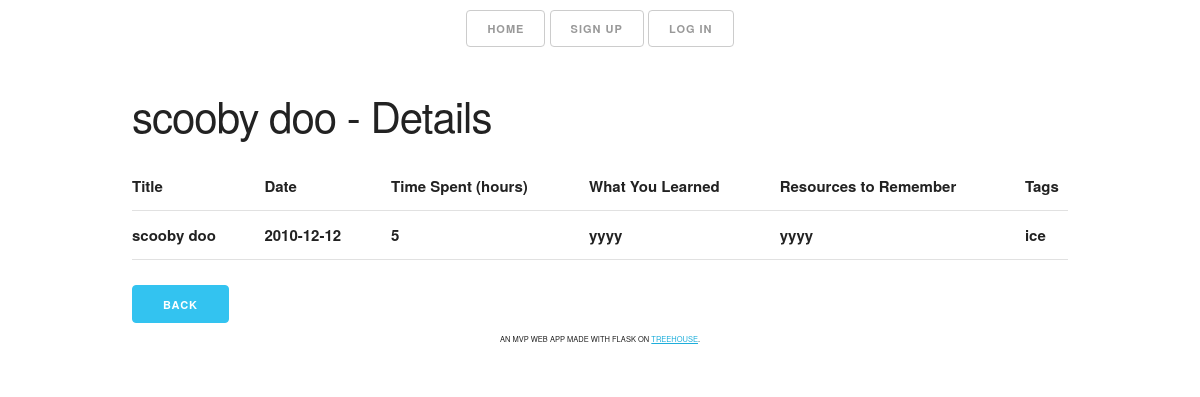
The page /entries/scooby-doo on the database its author committed.
### models.py (models this page shows, shortened)
class BaseModel(Model):
    class Meta:
        database = database

class Entry(BaseModel):
    user = ForeignKeyField(User, backref='entries')
    title = CharField()
    slug = CharField(unique=True)
    entry_date = DateField(default=datetime.date.today(), index=True)
    time_spent = IntegerField()
    what_you_learned = TextField()
    to_remember = TextField()

class Tag(BaseModel):
    entry_tag = ForeignKeyField(Entry, backref='tags')
    tag = CharField()

### app.py (the view)
@app.route('/entries/<slug>')
def details(slug):
    entry = models.Entry.select().filter(slug=slug)
    entry_id = models.Entry.select(models.Entry.id).where(models.Entry.slug==slug).get()
    tag = models.Tag.select().join(models.Entry).where(models.Tag.entry_tag==entry_id).order_by(models.Tag.tag)
    if not entry:
        abort(404)
    else:
        return render_template('detail.html', entry=entry, tag=tag)

### app.py (called while the page is built)
@app.before_request
def _db_connect():
    models.database.connect()

@app.teardown_request
def _db_close(response):
    if not models.database.is_closed():
        models.database.close()
    return response

### templates/detail.html (shortened to what this page needs)
{% extends 'layout.html' %}
{% block content %}
{% for item in entry %}
<h2>{{ item.title }} - Details</h2>
        <table class="u-full-width">
          <thead>
            <tr>
                <th>Title</th>
                <th>Date</th>
                <th>Time Spent (hours)</th>
                <th>What You Learned</th>
                <th>Resources to Remember</th>
                <th>Tags</th>
            </tr>
          </thead>
          <tbody>
          <tr>
              <th>{{ item.title }}</th>
              <th>{{ item.entry_date }}</th>
              <th>{{ item.time_spent }}</th>
              <th>{{ item.what_you_learned }}</th>
              <th>{{ item.to_remember }}</th>
              <th>{% for word in tag %} {{ word.tag }} {% endfor %}</th>
          </tr>
          </tbody>
        </table>
<div class="grid-25">
    <div class="u-full-width">
        <button type="button" class="button-primary" onclick="parent.location='http://0.0.0.0:8000/entries'">Back</button>
    </div>
{% endfor %}
{% endblock %}

### static/css/skeleton.css (style rules this page uses)
html { font-size: 62.5%; }
body { font-size: 1.5em; line-height: 1.6; font-weight: 400; font-family: "Raleway", "HelveticaNeue", "Helvetica Neue", Helvetica, Arial, sans-serif; color: #222; }
h1, h2, h3, h4, h5, h6 { margin-top: 0; margin-bottom: 2rem; font-weight: 300; }
h2 { font-size: 3.6rem; line-height: 1.25; letter-spacing: -.1rem; }
@media (min-width: 550px) { h2 { font-size: 4.2rem; } }
.button, button, input[type="submit"], input[type="reset"], input[type="button"] { display: inline-block; height: 38px; padding: 0 30px; color: #555; text-align: center; font-size: 11px; font-weight: 600; line-height: 38px; letter-spacing: .1rem; text-transform: uppercase; text-decoration: none; white-space: nowrap; background-color: transparent; border-radius: 4px; border: 1px solid #bbb; cursor: pointer; box-sizing: border-box; }
.button.button-primary, button.button-primary, input[type="submit"].button-primary, input[type="reset"].button-primary, input[type="button"].button-primary { color: #FFF; background-color: #33C3F0; border-color: #33C3F0; }
th, td { padding: 12px 15px; text-align: left; border-bottom: 1px solid #E1E1E1; }
th:first-child, td:first-child { padding-left: 0; }
th:last-child, td:last-child { padding-right: 0; }
button, .button { margin-bottom: 1rem; }
pre, blockquote, dl, figure, table, p, ul, ol, form { margin-bottom: 2.5rem; }
.u-full-width { width: 100%; box-sizing: border-box; }

### static/css/myjournal.css (style rules this page uses)
body { margin: 1em; }

### rows shown on the page
Entry: title "scooby doo", entry_date "2010-12-12", time_spent "5", what_you_learned "yyyy", to_remember "yyyy"
Tag: tag "ice"
